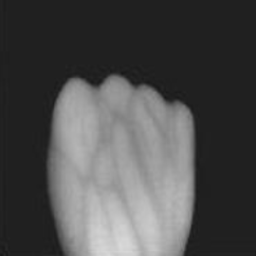
#> input picture src/Images/hand_256.png, 256 x 256 px
$ jupyter execute --allow-errors 'Active Contour Model Greedy Implementation.ipynb'   (older library calls are emulated)
#> lines starting #> are read from the running program, lines starting #| are printed output that depends on the picture
#> further down, img is the input picture: shape (256, 256); min 23, max 218, mean 76.9
# Active Contour Model Greedy Algorithm By William and Shah

### Input Image

[cell 1]
## Libraries

[cell 2]
import cv2
import numpy as np
from matplotlib import pyplot as plt
import math

## Contour Selection

[cell 3]
### Pick using user clicks

[cell 4]
# [42 lines left out: functions contour_selection, on_mouse, not called in this run]

## Image Energy

[cell 5]
def ImgEnrg(img, sigma):
#> called with sigma = 15
    blur = cv2.GaussianBlur(img, (int(math.ceil(3 * sigma)), int(math.ceil(3 * sigma))), 0)
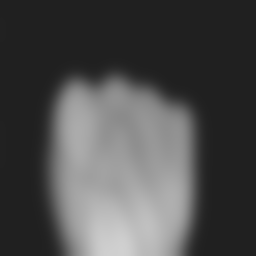
#> blur: shape (256, 256); min 32, max 208, mean 76.9

    sobelx = cv2.Sobel(blur, cv2.CV_64F, 1, 0, ksize=5)
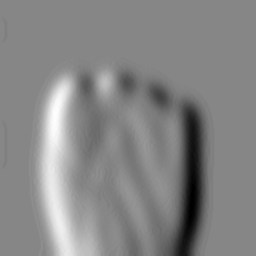
#> sobelx: shape (256, 256) float64; min -944, max 847, mean -0.1; drawn with min black and max white
    sobely = cv2.Sobel(blur, cv2.CV_64F, 0, 1, ksize=5)
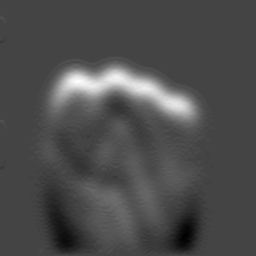
#> sobely: shape (256, 256) float64; min -280, max 756, mean 34; drawn with min black and max white

    # cv2.imshow("blurred", np.sqrt(np.add(sobelx**2, sobely**2)))
    # cv2.waitKey()
    return np.sqrt(np.add(sobelx ** 2, sobely ** 2))
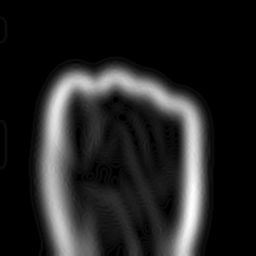
#> returned value: shape (256, 256) float64; min 0, max 953.9, mean 132.5; drawn with min black and max white

## Get average distance between points

[cell 6]
def getAvgDist(points, n):
#> called with points = array of shape (50, 5), n = 50
    tot = 0.
    for i in range(n):
        tot += ((((points[i + 1:] - points[i]) ** 2).sum(1)) ** .5).sum()

    avg = tot / ((points.shape[0] - 1) * (points.shape[0]) / 2.)
    return avg

## Function that calculates the index arithmetic index

[cell 7]
def getModulo(i, n):
    modI = np.remainder(i, n)

    if modI == 0:
        modI = n

    modIminus = modI - 1
    modIplus = modI + 1

    if modIminus == 0:
        modIminus = n

    if modIplus > n:
        modIplus = 1
    return modI, modIminus, modIplus

[cell 8]
## Greedy Algoritm

[cell 9]
def GreedyAlgorithm(points, img, alpha, beta, gamma, s, sigma, maxIt):
    counter = 0
    cThreshold = 0.3  # Set the curvature threshold
    imgEnrgT = 120  # Set the image energy threshold
    cnt = 0  # Define counter for the number of iterations

    # Initialize the alpha, beta and gamma values for each snake point
    # Adding Columns
    lengthofrows = points.shape[0]
    z = np.zeros((lengthofrows, 3))
    points = np.concatenate((points, z), axis=1)

    points[0] = np.array(points[0])
    points[1] = np.array(points[1])

    points[:, 2] = alpha
    points[:, 3] = beta
    points[:, 4] = gamma
    # Round indices of snake points


    n = lengthofrows  # number of points in snake

    enrgImg = ImgEnrg(img, sigma)

    avgDist = getAvgDist(points, n)  # average distance between points

    a = s ** 2
    dist = np.floor(s / 2)

    tmp = np.tile(((np.arange(1, 6)) - s + dist), (s, 1))
    sz = tmp.shape[0] * tmp.shape[1]
    x1 = np.reshape(tmp, (a, 1))
    x2 = np.reshape(tmp, (a, 1), order='F')

    offsets = np.hstack((x2, x1))

    Econt = []
    Ecurv = []
    Eimg = []
    c = []
    cellArray = np.array([])

    I = [1, 2, 3, 4, 5, 1, 2, 3, 4, 5, 1, 2, 3, 4, 5, 1, 2, 3, 4, 5, 1, 2, 3, 4, 5]
    J = [1, 1, 1, 1, 1, 2, 2, 2, 2, 2, 3, 3, 3, 3, 3, 4, 4, 4, 4, 4, 5, 5, 5, 5, 5]
    flag = True

    while flag == True:
        pointsMoved = 0
        p = np.random.permutation(n)
        #
        #     # Iterate through all snake points randomly
        for k in range(p.shape[0]):
            for i in range(p[k]):
                Econt = []
                Ecurv = []
                Eimg = []

                modI, modIminus, modIplus = getModulo(i, n)

                y0 = np.arange(points[modI - 1, 0] - dist, points[modI - 1, 0] + dist)

                y0 = np.append(y0, points[modI - 1, 0] + dist).astype(int)
                y1 = np.arange(points[modI - 1, 1] - dist, points[modI - 1, 1] + dist)
                y1 = np.append(y1, points[modI - 1, 1] + dist).astype(int)

                neighborhood = np.zeros((5, 5))
                for l in range(y0.shape[0]):
                    for m in range(y1.shape[0]):
                        neighborhood[l][m] = enrgImg[y0[l], y1[m]]

                enrgMin = np.amin(neighborhood)
                enrgMax = np.amax(neighborhood)

                if (enrgMax - enrgMin) < 5:
                    enrgMin = enrgMax - 5

                normNeigh = (enrgMin - neighborhood) / (enrgMax - enrgMin)
                pos = np.array([0, 0])
                # print offsets
                for j in range(a):
                    print(j)
                    pos = points[i, [0, 2]] + offsets[j]
                    Econt.append(abs(avgDist - np.linalg.norm(np.subtract(pos, points[modIminus, [0, 2]]))))
                    Ecurv.append(np.linalg.norm(
                        np.subtract(points[modIminus, [0, 2]], 2 * pos + points[modIminus, [0, 2]])) ** 2)
                    Eimg.append(normNeigh[I[j] - 1, J[j] - 1])

                Econt = Econt / max(Econt)
                Ecurv = Ecurv / max(Ecurv)

                Esnake = points[i, 3] * Econt + points[i, 3] * Ecurv + points[i, 4] * Eimg
                #print Esnake
                dummy, indexMin = np.amin(Esnake)

                if math.ceil(a / 2) != indexMin:
                    points[modI, [0, 2]] = np.add(points[modI, [0, 2]], offsets[indexMin])
                    pointsMoved = pointsMoved + 1

                points[6, modI] = neighborhood[I(indexMin) - 1, J(indexMin) - 1]

            for j in range(n):
                modI, modIminus, modIplus = getModulo(i, n)
                if (c[modI] > c[modIminus] and c[modI] > c[modIplus] and c[modI] > cThreshold and points[
                    6, modI] > imgEnrgT and points[4, modI] != 0):
                    points[4, modI] = 0
                    print ('Relaxed beta for point nr. ' +  i)

            counter += 1
            cellArray[counter] = points

            if (counter == maxIt or pointsMoved < 3):
                flag = False
                cellArray = cellArray[1:counter]

            avgDist = getAvgDist(points, n)

            return points
#> after the loop, cellArray = empty array; counter = 0; points = 50 rows, first 6: [219, 218, 0.05, 1, 1.2], [215, 211, 0.05, 1, 1.2], [207, 201, 0.05, 1, 1.2], [195, 188, 0.05, 1, 1.2], [180, 172, 0.05, 1, 1.2], [163, 154, 0.05, 1, 1.2]

# [5 lines left out: function displaypoints, not called in this run]

## Start Here (Main)

#> (a cell that did not finish here is left out)
